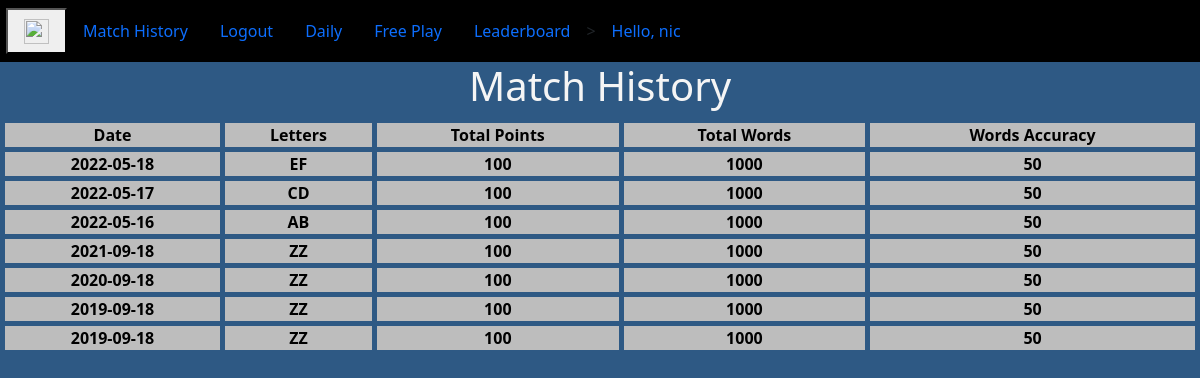
Page /matchHistory (signed in) on the committed database.
### app/models.py (models this page shows, shortened)
class User(UserMixin,db.Model):
    id = db.Column(db.Integer, primary_key=True)
    username = db.Column(db.String(64), index=True, unique=True)
    password_hash = db.Column(db.String(128))
    histories = db.relationship('History', backref='user')

class History(db.Model):
    id = db.Column(db.Integer, primary_key=True)
    user_id = db.Column(db.Integer, db.ForeignKey('user.id'))
    date = db.Column(db.DateTime, nullable=False)
    letters = db.Column(db.String(2), nullable=False)
    points = db.Column(db.Integer, nullable=False)
    totalWords = db.Column(db.Integer, nullable=False)
    wordAccuracy = db.Column(db.Integer,nullable=False)

### app/routes.py (the view)
@app.route('/matchHistory')
@login_required
def matchHistory():
    data = current_user.histories
    sortedData = []
    for i in data:
        sortedData.append(
        {
            "date":str(i.date.date()),
            "letters":i.letters,
            "points":i.points,
            "totalWords":i.totalWords,
            "wordAccuracy":i.wordAccuracy
        }
        )
    sortedData.sort(key=lambda x : x.get('date'), reverse=True)
    return render_template('matchHistory.html', data=sortedData, title="Match History")

### app/models.py (called while the page is built)
@login.user_loader
def load_user(id):
    return User.query.get(int(id))

### app/templates/matchHistory.html
{% extends "base.html" %}
{% block content %}
    <h1>Match History</h1>
    <table class="center" style="width: 100%">
        <tr>
            <th>Date</th>
            <th>Letters</th>
            <th>Total Points</th>
            <th>Total Words</th>
            <th>Words Accuracy</th>
        </tr>
        {% for item in data %}
            <tr>
                <th>{{ item.date }}</th>
                <th>{{ item.letters }}</th>
                <th>{{ item.points }}</th>
                <th>{{ item.totalWords }}</th>
                <th>{{ item.wordAccuracy }}</th>
            </tr>
        {% endfor %}
    </table>
{% endblock %}

### app/templates/base.html (shortened to what this page needs)
<!DOCTYPE html>
<html lang="en">
<head>
    <link rel="stylesheet" href="{{ url_for('static',filename='CSS/Styles.css') }}">
    <link rel="stylesheet" href="{{ url_for('static',filename='CSS/keyboard.css') }}">
    <link rel="stylesheet" href="{{ url_for('static',filename='CSS/Popup.css') }}">
    <link rel="stylesheet" href="{{ url_for('static',filename='CSS/countdown.css') }}">
    <link rel="stylesheet" href="{{ url_for('static',filename='CSS/startButton.css') }}">
    <link rel="stylesheet" href="{{ url_for('static',filename='CSS/timer.css') }}">
    <link href="https://cdn.jsdelivr.net/npm/bootstrap@5.0.2/dist/css/bootstrap.min.css" rel="stylesheet">
</head>
<body id="keys">
    <nav class="navbar navbar-expand-lg" id="nav">
        <button class="nav-link" type="button" onclick="imageChange()"> <img src="https://w7.pngwing.com/pngs/131/14/png-transparent-audio-mute-sound-speaker-volume-basic-web-elements-icon.png" id="myImg" width="25" height="25" /></button>
        {% if current_user.is_anonymous %}
            <a class="nav-link" href="{{ url_for('login') }}">LOGIN</a>
            <a class="nav-link" href="{{ url_for('register') }}">REGISTER</a>
        {% else %}
            <a class="nav-link" href="{{ url_for('matchHistory') }}">Match History</a>
            <a class="nav-link" href="{{ url_for('logout') }}">Logout</a>
            <a class="nav-link" href="{{ url_for('daily') }}">Daily</a>
        {% endif %}
            <a class="nav-link" href="{{ url_for('free_play') }}">Free Play</a>
            <a class="nav-link" href="{{ url_for('leaderboard') }}">Leaderboard</a>
            <button onclick="share()" hidden="true" id="shareBtn">Share</button>>
        {% if not current_user.is_anonymous %}
        <a class="nav-link" href="{{ url_for('matchHistory') }}"> Hello, {{current_user.username}}</a>
        {% endif %}
    </nav>
    {% block content %}
    {% endblock %}
</body>
</html>

### app/static/CSS/Styles.css (style rules this page uses)
body { text-align: center; }
#keys { background-color: #2E5984; }
html { background-color: #2E5984; }
h1 { color: whitesmoke; }
nav { background-color: black; padding-left: 0.5%; }
table.center { color: black; margin-left: auto; margin-right: auto; border-collapse: separate; border-spacing: 5px; }
th, td { background-color: #bdbdbd; }
#myImg { width: 25px; height: 25px; }

### app/static/CSS/Popup.css (style rules this page uses)
*, *:before, *:after { padding: 0; margin: 0; box-sizing: border-box; }

### rows in the picture
User: username "nic"
History: date "2022-05-18", letters "EF", points "100", totalWords "1000", wordAccuracy "50"
History: date "2022-05-17", letters "CD", points "100", totalWords "1000", wordAccuracy "50"
History: date "2022-05-16", letters "AB", points "100", totalWords "1000", wordAccuracy "50"
History: date "2021-09-18", letters "ZZ", points "100", totalWords "1000", wordAccuracy "50"
History: date "2020-09-18", letters "ZZ", points "100", totalWords "1000", wordAccuracy "50"
History: date "2019-09-18", letters "ZZ", points "100", totalWords "1000", wordAccuracy "50"
History: date "2019-09-18", letters "ZZ", points "100", totalWords "1000", wordAccuracy "50"
